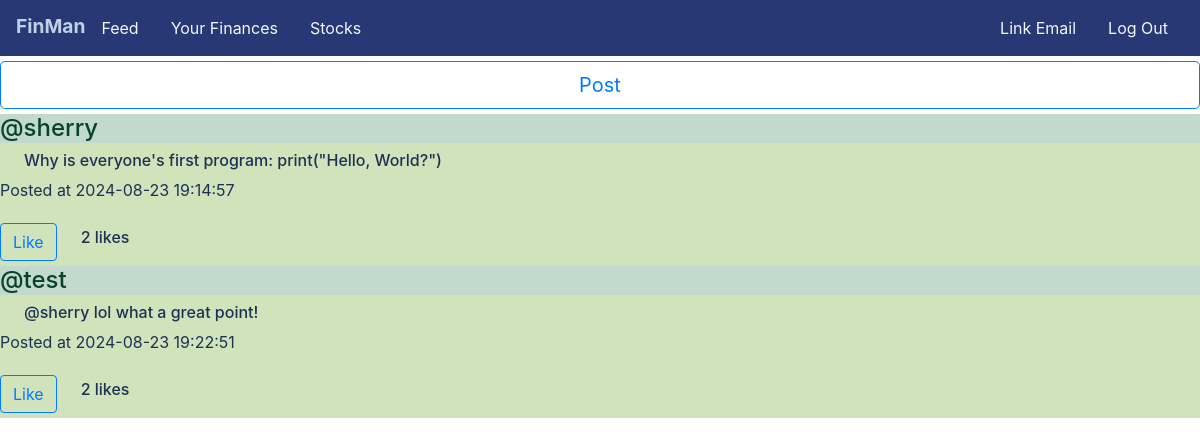
Page /feed (signed in) on the committed database.
### tables this page shows
CREATE TABLE posts(
    id INTEGER PRIMARY KEY AUTOINCREMENT,
    poster_id INTEGER NOT NULL,
    likes INTEGER DEFAULT 0,
    post TEXT NOT NULL
, time DATETIME NOT NULL);

CREATE TABLE users(
    id INTEGER PRIMARY KEY AUTOINCREMENT,
    username TEXT NOT NULL,
    hash TEXT NOT NULL,
    email TEXT
);

### app.py (the view)
@app.route("/feed", methods=["GET", "POST"])
@login_required
def feed():
    if request.method == "POST":
        post = request.form.get("like")
        try:
            db.execute("INSERT INTO liked (person_id,post_id) VALUES(?,?);", session["user_id"], post)
        except Exception:
            return "Already liked this post"
        likes = db.execute("SELECT likes FROM posts WHERE id=?", post)[0]["likes"]
        likes += 1
        print(likes)
        db.execute("UPDATE posts SET likes=? WHERE id=?", likes, post)
        return redirect("/feed")
    else:
        posts = db.execute("SELECT posts.id as num,likes,post,time,username FROM posts,users WHERE posts.poster_id=users.id ORDER BY time,likes;")
        return render_template("feed.html", posts=posts)

### app.py (called while the page is built)
@app.after_request
def after_request(response):
    response.headers["Cache-Control"] = "no-cache, no-store, must-revalidate"
    response.headers["Expires"] = 0
    response.headers["Pragma"] = "no-cache"
    return response

### helpers.py (called while the page is built)
def login_required(f):
    @wraps(f)
    def decorated_function(*args, **kwargs):
        if session.get("user_id") is None:
            return redirect("/login")
        return f(*args, **kwargs)
    return decorated_function

### templates/feed.html (shortened to what this page needs)
{% extends "layout.html" %}
{% block body %}
    <div class="posts">
        <div class="make_post">
            <a href="/make-post"><button class="btn btn-outline-primary btn-lg btn-block">Post</button></a>
        </div>
        {% for post in posts %}
            <div class="post">
                <div class="username"><h4>@{{post["username"]}}</h4></div>
                <h6>{{post["post"]}}</h6>
                <p>Posted at {{post["time"]}}</p>
                <form action="/feed" method="post" class="like">
                    <button type="submit" name="like" value="{{post['num']}}" class="btn btn-outline-primary">Like</button>
                    <h6>{{post["likes"]}} likes</h6>
                </form>
            </div>
        {% endfor %}
    </div>
{% endblock %}

### static/styles.css (style rules this page uses)
.btn { margin: 5px 0; }
.post { width: 100%; background-color: #9bc36d76; color: #1c3255; }
.posts { display: flexbox; justify-content: center; }
.username { color:#074229; background-color: #bad3dca3; height: auto; }
.like { display: flex; align-items: center; }
h6 { padding: 0 2%; }
.make_post { display: block; }

### rows in the picture
posts: username "sherry", post "Why is everyone's first program: print(\"Hello, World?\")", time "2024-08-23 19:14:57", {{ post['num'] }} 1 (drawn), likes "2"
posts: username "test", post "@sherry lol what a great point!", time "2024-08-23 19:22:51", likes "2"
